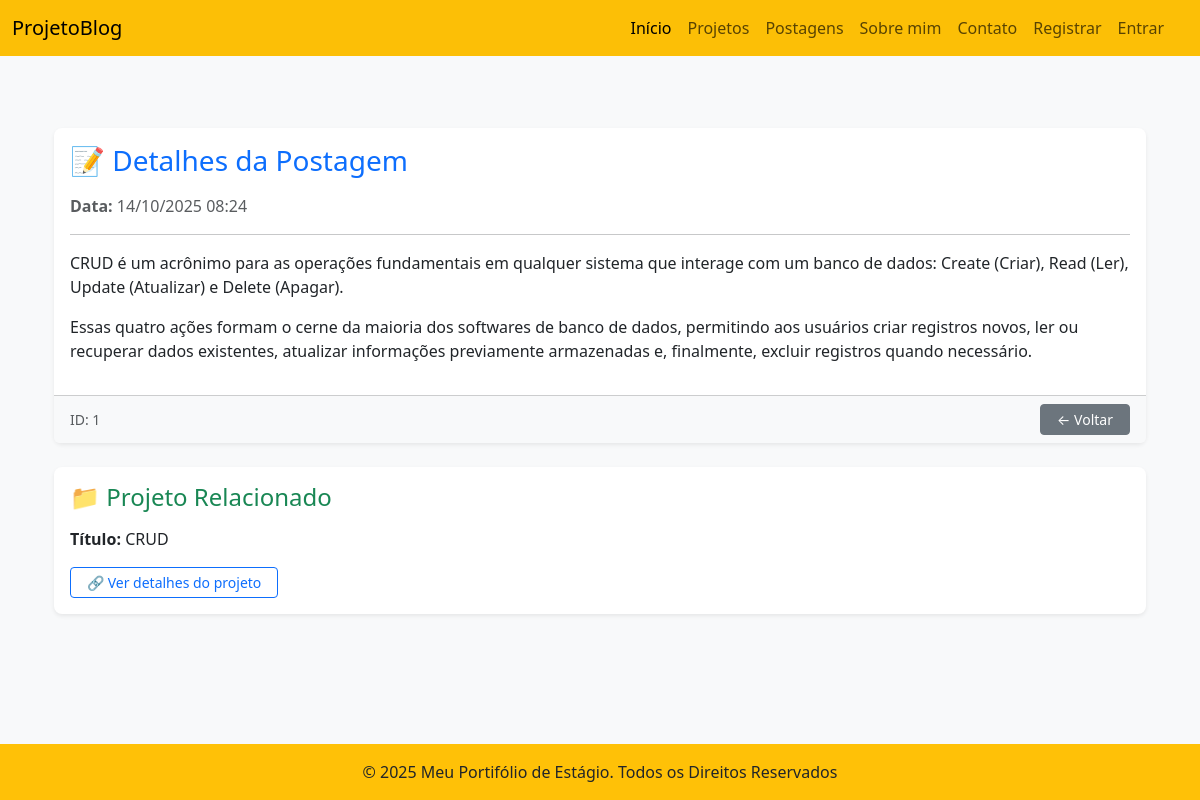
The page /postagem/1/ on the database its author committed.
### app/models.py (models this page shows, shortened)
class Postagem(models.Model):
    projeto = models.ForeignKey(Projeto, on_delete=models.CASCADE, related_name='postagens')
    titulo = models.CharField(max_length=100)
    descricao = models.TextField()
    data_cadastro = models.DateTimeField(auto_now_add=True)
    data_atualizacao = models.DateField(auto_now=True)
    class Meta:
        verbose_name_plural = 'Postagens'

class Projeto(models.Model):
    titulo = models.CharField(max_length=100)
    descricao = models.TextField()
    data_cadastro = models.DateTimeField(auto_now_add=True)
    data_atualizacao = models.DateField(auto_now_add=True)
    owner = models.ForeignKey(User, on_delete=models.CASCADE)

### app/views.py (the view)
# urls.py: path('postagem/<int:postagem_id>/', views.postagem, name='postagem'),
def postagem(request, postagem_id):
    postagem = get_object_or_404(Postagem, id=postagem_id)
    return render(request, 'meus_templates/postagem.html', {
        'postagem': postagem,
        'projeto': postagem.projeto,  # ✅ acessa FK
    })

### app/templates/meus_templates/postagem.html (shortened to what this page needs)
{% extends "meus_templates/base.html" %}
{% block content %}
<div class="container mt-5">
    <div class="card shadow-sm border-0 mb-4 rounded-3">
        <div class="card-body">
            <h3 class="card-title text-primary mb-3">📝 Detalhes da Postagem</h3>
            <p class="text-muted mb-1">
                <strong> Data:</strong> {{ postagem.data_cadastro|date:"d/m/Y H:i" }}
            </p>
            <hr>
            <p class="card-text fs-5">{{ postagem.descricao|linebreaks }}</p>
        </div>
        <div class="card-footer bg-light d-flex justify-content-between align-items-center">
            <span class="text-muted small">ID: {{ postagem.id }}</span>
            <a href="{% url 'postagens' %}" class="btn btn-secondary btn-sm px-3">← Voltar</a>
        </div>
    </div>
    <div class="card shadow-sm border-0 rounded-3">
        <div class="card-body">
            <h4 class="card-title text-success mb-3">📁 Projeto Relacionado</h4>
            <p class="mb-1">
                <strong> Título:</strong> {{ projeto.titulo }}
            </p>
            <a href="{% url 'projeto' projeto.id %}" class="btn btn-outline-primary btn-sm px-3">
                🔗 Ver detalhes do projeto
            </a>
        </div>
    </div>
</div>
{% endblock content %}

### app/static/css/style.css (style rules this page uses)
body { font-size: 16px; background-color: rgb(230, 216, 216); }
a { text-decoration: none; color: inherit; }

### rows shown on the page
Postagem: data_cadastro "14/10/2025 08:24", descricao "CRUD é um acrônimo para as operações fundamentais em qualquer sistema que interage com um banco de dados: Create (Criar), Read (Ler), Update (Atualizar) e Delete (Apagar). Essas quatro ações formam o cerne da maioria dos softwares de banco de dados, permitindo aos usuários criar registros novos, ler ou recuperar dados existentes, atualizar informações previamente armazenadas e, finalmente, excluir registros quando necessário.", id "1"
Projeto: titulo "CRUD"
